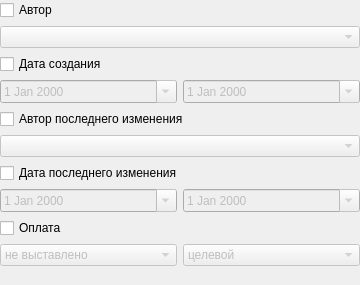
                 <widget class="QWidget" name="scrollAreaWidgetContents_6">
                  <property name="geometry">
                   <rect>
                    <x>0</x>
                    <y>0</y>
                    <width>360</width>
                    <height>285</height>
                   </rect>
                  </property>
                  <layout class="QGridLayout" name="gridLayout_33">
                   <property name="margin">
                    <number>0</number>
                   </property>
                   <item row="0" column="0" colspan="2">
                    <widget class="QCheckBox" name="chkFilterActionCreatePerson">
                     <property name="text">
                      <string>Автор</string>
                     </property>
                    </widget>
                   </item>
                   <item row="1" column="0" colspan="2">
                    <widget class="CPersonComboBoxEx" name="cmbFilterActionCreatePerson">
                     <property name="enabled">
                      <bool>false</bool>
                     </property>
                    </widget>
                   </item>
                   <item row="2" column="0" colspan="2">
                    <widget class="QCheckBox" name="chkFilterActionCreateDate">
                     <property name="text">
                      <string>Дата создания</string>
                     </property>
                    </widget>
                   </item>
                   <item row="3" column="0">
                    <widget class="CDateEdit" name="edtFilterActionBegCreateDate">
                     <property name="enabled">
                      <bool>false</bool>
                     </property>
                     <property name="sizePolicy">
                      <sizepolicy hsizetype="Ignored" vsizetype="Ignored">
                       <horstretch>0</horstretch>
                       <verstretch>0</verstretch>
                      </sizepolicy>
                     </property>
                     <property name="minimumSize">
                      <size>
                       <width>0</width>
                       <height>0</height>
                      </size>
                     </property>
                     <property name="maximumSize">
                      <size>
                       <width>16777215</width>
                       <height>16777215</height>
                      </size>
                     </property>
                     <property name="calendarPopup">
                      <bool>true</bool>
                     </property>
                    </widget>
                   </item>
                   <item row="3" column="1">
                    <widget class="CDateEdit" name="edtFilterActionEndCreateDate">
                     <property name="enabled">
                      <bool>false</bool>
                     </property>
                     <property name="minimumSize">
                      <size>
                       <width>0</width>
                       <height>0</height>
                      </size>
                     </property>
                     <property name="maximumSize">
                      <size>
                       <width>16777215</width>
                       <height>16777215</height>
                      </size>
                     </property>
                     <property name="calendarPopup">
                      <bool>true</bool>
                     </property>
                    </widget>
                   </item>
                   <item row="4" column="0" colspan="2">
                    <widget class="QCheckBox" name="chkFilterActionModifyPerson">
                     <property name="text">
                      <string>Автор последнего изменения</string>
                     </property>
                    </widget>
                   </item>
                   <item row="5" column="0" colspan="2">
                    <widget class="CPersonComboBoxEx" name="cmbFilterActionModifyPerson">
                     <property name="enabled">
                      <bool>false</bool>
                     </property>
                    </widget>
                   </item>
                   <item row="6" column="0" colspan="2">
                    <widget class="QCheckBox" name="chkFilterActionModifyDate">
                     <property name="text">
                      <string>Дата последнего изменения</string>
                     </property>
                    </widget>
                   </item>
                   <item row="7" column="0">
                    <widget class="CDateEdit" name="edtFilterActionBegModifyDate">
                     <property name="enabled">
                      <bool>false</bool>
                     </property>
                     <property name="sizePolicy">
                      <sizepolicy hsizetype="Ignored" vsizetype="Ignored">
                       <horstretch>0</horstretch>
                       <verstretch>0</verstretch>
                      </sizepolicy>
                     </property>
                     <property name="minimumSize">
                      <size>
                       <width>0</width>
                       <height>0</height>
                      </size>
                     </property>
                     <property name="maximumSize">
                      <size>
                       <width>16777215</width>
                       <height>16777215</height>
                      </size>
                     </property>
                     <property name="calendarPopup">
                      <bool>true</bool>
                     </property>
                    </widget>
                   </item>
                   <item row="7" column="1">
                    <widget class="CDateEdit" name="edtFilterActionEndModifyDate">
                     <property name="enabled">
                      <bool>false</bool>
                     </property>
                     <property name="minimumSize">
                      <size>
                       <width>0</width>
                       <height>0</height>
                      </size>
                     </property>
                     <property name="maximumSize">
                      <size>
                       <width>16777215</width>
                       <height>16777215</height>
                      </size>
                     </property>
                     <property name="calendarPopup">
                      <bool>true</bool>
                     </property>
                    </widget>
                   </item>
                   <item row="8" column="0" colspan="2">
                    <widget class="QCheckBox" name="chkFilterActionPayStatus">
                     <property name="text">
                      <string>Оплата</string>
                     </property>
                    </widget>
                   </item>
                   <item row="9" column="0">
                    <widget class="CComboBox" name="cmpFilterActionPayStatusCode">
                     <property name="enabled">
                      <bool>false</bool>
                     </property>
                     <property name="sizePolicy">
                      <sizepolicy hsizetype="Ignored" vsizetype="Fixed">
                       <horstretch>0</horstretch>
                       <verstretch>0</verstretch>
                      </sizepolicy>
                     </property>
                     <item>
                      <property name="text">
                       <string>не выставлено</string>
                      </property>
                     </item>
                     <item>
                      <property name="text">
                       <string>выставлено</string>
                      </property>
                     </item>
                     <item>
                      <property name="text">
                       <string>отказано</string>
                      </property>
                     </item>
                     <item>
                      <property name="text">
                       <string>оплачено</string>
                      </property>
                     </item>
                    </widget>
                   </item>
                   <item row="9" column="1">
                    <widget class="CComboBox" name="cmbFilterActionPayStatusFinance">
                     <property name="enabled">
                      <bool>false</bool>
                     </property>
                     <property name="sizePolicy">
                      <sizepolicy hsizetype="Ignored" vsizetype="Fixed">
                       <horstretch>0</horstretch>
                       <verstretch>0</verstretch>
                      </sizepolicy>
                     </property>
                     <item>
                      <property name="text">
                       <string>целевой</string>
                      </property>
                     </item>
                     <item>
                      <property name="text">
                       <string>платный</string>
                      </property>
                     </item>
                     <item>
                      <property name="text">
                       <string>ДМС</string>
                      </property>
                     </item>
                     <item>
                      <property name="text">
                       <string>ОМС</string>
                      </property>
                     </item>
                     <item>
                      <property name="text">
                       <string>бюджет</string>
                      </property>
                     </item>
                    </widget>
                   </item>
                   <item row="10" column="0" colspan="2">
                    <spacer name="spacer">
                     <property name="orientation">
                      <enum>Qt::Vertical</enum>
                     </property>
                     <property name="sizeHint" stdset="0">
                      <size>
                       <width>360</width>
                       <height>330</height>
                      </size>
                     </property>
                    </spacer>
                   </item>
                  </layout>
                 </widget>
